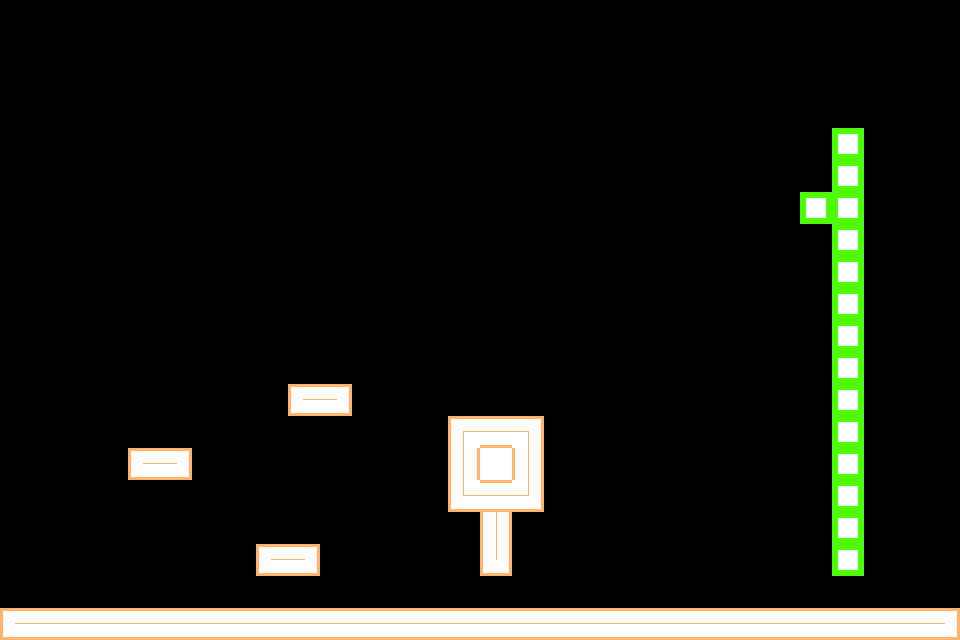

This game map was drawn from its Tiled (.tmx) file and the tilesets committed beside it. A one-line description and the full map source follow:
An orthogonal 30x20 tile map with 32x32 px tiles, 3 tile layers (bg, mrrp, deco), 4 tilesets and 4 objects (2x Box, player, player_2).

<map version="1.10" tiledversion="1.11.2" orientation="orthogonal" renderorder="right-down" width="30" height="20" tilewidth="32" tileheight="32" infinite="0" nextlayerid="6" nextobjectid="76">
 <tileset firstgid="1" source="test.tsx" />
 <tileset firstgid="26" source="testplayer.tsx" />
 <tileset firstgid="51" source="orange.tsx" />
 <tileset firstgid="67" source="box.tsx" />
 <layer id="4" name="bg" class="s" width="30" height="20">
  <data encoding="csv">
0,0,0,0,0,0,0,0,0,0,0,0,0,0,0,0,0,0,0,0,0,0,0,0,0,0,0,0,0,0,
0,0,0,0,0,0,0,0,0,0,0,0,0,0,0,0,0,0,0,0,0,0,0,0,0,0,0,0,0,0,
0,0,0,0,0,0,0,0,0,0,0,0,0,0,0,0,0,0,0,0,0,0,0,0,0,0,0,0,0,0,
0,0,0,0,0,0,0,0,0,0,0,0,0,0,0,0,0,0,0,0,0,0,0,0,0,0,0,0,0,0,
0,0,0,0,0,0,0,0,0,0,0,0,0,0,0,0,0,0,0,0,0,0,0,0,0,0,0,0,0,0,
0,0,0,0,0,0,0,0,0,0,0,0,0,0,0,0,0,0,0,0,0,0,0,0,0,0,0,0,0,0,
0,0,0,0,0,0,0,0,0,0,0,0,0,0,0,0,0,0,0,0,0,0,0,0,0,0,0,0,0,0,
0,0,0,0,0,0,0,0,0,0,0,0,0,0,0,0,0,0,0,0,0,0,0,0,0,0,0,0,0,0,
0,0,0,0,0,0,0,0,0,0,0,0,0,0,0,0,0,0,0,0,0,0,0,0,0,0,0,0,0,0,
0,0,0,0,0,0,0,0,0,0,0,0,0,0,0,0,0,0,0,0,0,0,0,0,0,0,0,0,0,0,
0,0,0,0,0,0,0,0,0,0,0,0,0,0,0,0,0,0,0,0,0,0,0,0,0,0,0,0,0,0,
0,0,0,0,0,0,0,0,0,0,0,0,0,0,0,0,0,0,0,0,0,0,0,0,0,0,0,0,0,0,
0,0,0,0,0,0,0,0,0,0,0,0,0,0,0,0,0,0,0,0,0,0,0,0,0,0,0,0,0,0,
0,0,0,0,0,0,0,0,0,0,0,0,0,0,0,0,0,0,0,0,0,0,0,0,0,0,0,0,0,0,
0,0,0,0,0,0,0,0,0,0,0,0,0,0,0,0,0,0,0,0,0,0,0,0,0,0,0,0,0,0,
0,0,0,0,0,0,0,0,0,0,0,0,0,0,0,0,0,0,0,0,0,0,0,0,0,0,0,0,0,0,
0,0,0,0,0,0,0,0,0,0,0,0,0,0,0,0,0,0,0,0,0,0,0,0,0,0,0,0,0,0,
0,0,0,0,0,0,0,0,0,0,0,0,0,0,0,0,0,0,0,0,0,0,0,0,0,0,0,0,0,0,
0,0,0,0,0,0,0,0,0,0,0,0,0,0,0,0,0,0,0,0,0,0,0,0,0,0,0,0,0,0,
0,0,0,0,0,0,0,0,0,0,0,0,0,0,0,0,0,0,0,0,0,0,0,0,0,0,0,0,0,0
</data>
 </layer>
 <layer id="1" name="mrrp" class="level" width="30" height="20">
  <data encoding="csv">
0,0,0,0,0,0,0,0,0,0,0,0,0,0,0,0,0,0,0,0,0,0,0,0,0,0,0,0,0,0,
0,0,0,0,0,0,0,0,0,0,0,0,0,0,0,0,0,0,0,0,0,0,0,0,0,0,0,0,0,0,
0,0,0,0,0,0,0,0,0,0,0,0,0,0,0,0,0,0,0,0,0,0,0,0,0,0,0,0,0,0,
0,0,0,0,0,0,0,0,0,0,0,0,0,0,0,0,0,0,0,0,0,0,0,0,0,0,0,0,0,0,
0,0,0,0,0,0,0,0,0,0,0,0,0,0,0,0,0,0,0,0,0,0,0,0,0,0,2,0,0,0,
0,0,0,0,0,0,0,0,0,0,0,0,0,0,0,0,0,0,0,0,0,0,0,0,0,0,2,0,0,0,
0,0,0,0,0,0,0,0,0,0,0,0,0,0,0,0,0,0,0,0,0,0,0,0,0,2,2,0,0,0,
0,0,0,0,0,0,0,0,0,0,0,0,0,0,0,0,0,0,0,0,0,0,0,0,0,0,2,0,0,0,
0,0,0,0,0,0,0,0,0,0,0,0,0,0,0,0,0,0,0,0,0,0,0,0,0,0,2,0,0,0,
0,0,0,0,0,0,0,0,0,0,0,0,0,0,0,0,0,0,0,0,0,0,0,0,0,0,2,0,0,0,
0,0,0,0,0,0,0,0,0,0,0,0,0,0,0,0,0,0,0,0,0,0,0,0,0,0,2,0,0,0,
0,0,0,0,0,0,0,0,0,0,0,0,0,0,0,0,0,0,0,0,0,0,0,0,0,0,2,0,0,0,
0,0,0,0,0,0,0,0,0,51,52,0,0,0,0,0,0,0,0,0,0,0,0,0,0,0,2,0,0,0,
0,0,0,0,0,0,0,0,0,0,0,0,0,0,57,55,58,0,0,0,0,0,0,0,0,0,2,0,0,0,
0,0,0,0,51,52,0,0,0,0,0,0,0,0,2147483704,66,56,0,0,0,0,0,0,0,0,0,2,0,0,0,
0,0,0,0,0,0,0,0,0,0,0,0,0,0,61,55,62,0,0,0,0,0,0,0,0,0,2,0,0,0,
0,0,0,0,0,0,0,0,0,0,0,0,0,0,0,56,0,0,0,0,0,0,0,0,0,0,2,0,0,0,
0,0,0,0,0,0,0,0,51,52,0,0,0,0,0,2147483701,0,0,0,0,0,0,0,0,0,0,2,0,0,0,
0,0,0,0,0,0,0,0,0,0,0,0,0,0,0,0,0,0,0,0,0,0,0,0,0,0,0,0,0,0,
51,55,55,55,55,55,55,55,55,55,55,55,55,55,55,55,55,55,55,55,55,55,55,55,55,55,55,55,55,52
</data>
 </layer>
 <layer id="3" name="deco" class="decoration" width="30" height="20">
  <data encoding="csv">
0,0,0,0,0,0,0,0,0,0,0,0,0,0,0,0,0,0,0,0,0,0,0,0,0,0,0,0,0,0,
0,0,0,0,0,0,0,0,0,0,0,0,0,0,0,0,0,0,0,0,0,0,0,0,0,0,0,0,0,0,
0,0,0,0,0,0,0,0,0,0,0,0,0,0,0,0,0,0,0,0,0,0,0,0,0,0,0,0,0,0,
0,0,0,0,0,0,0,0,0,0,0,0,0,0,0,0,0,0,0,0,0,0,0,0,0,0,0,0,0,0,
0,0,0,0,0,0,0,0,0,0,0,0,0,0,0,0,0,0,0,0,0,0,0,0,0,0,0,0,0,0,
0,0,0,0,0,0,0,0,0,0,0,0,0,0,0,0,0,0,0,0,0,0,0,0,0,0,0,0,0,0,
0,0,0,0,0,0,0,0,0,0,0,0,0,0,0,0,0,0,0,0,0,0,0,0,0,0,0,0,0,0,
0,0,0,0,0,0,0,0,0,0,0,0,0,0,0,0,0,0,0,0,0,0,0,0,0,0,0,0,0,0,
0,0,0,0,0,0,0,0,0,0,0,0,0,0,0,0,0,0,0,0,0,0,0,0,0,0,0,0,0,0,
0,0,0,0,0,0,0,0,0,0,0,0,0,0,0,0,0,0,0,0,0,0,0,0,0,0,0,0,0,0,
0,0,0,0,0,0,0,0,0,0,0,0,0,0,0,0,0,0,0,0,0,0,0,0,0,0,0,0,0,0,
0,0,0,0,0,0,0,0,0,0,0,0,0,0,0,0,0,0,0,0,0,0,0,0,0,0,0,0,0,0,
0,0,0,0,0,0,0,0,0,0,0,0,0,0,0,0,0,0,0,0,0,0,0,0,0,0,0,0,0,0,
0,0,0,0,0,0,0,0,0,0,0,0,0,0,0,0,0,0,0,0,0,0,0,0,0,0,0,0,0,0,
0,0,0,0,0,0,0,0,0,0,0,0,0,0,0,0,0,0,0,0,0,0,0,0,0,0,0,0,0,0,
0,0,0,0,0,0,0,0,0,0,0,0,0,0,0,0,0,0,0,0,0,0,0,0,0,0,0,0,0,0,
0,0,0,0,0,0,0,0,0,0,0,0,0,0,0,0,0,0,0,0,0,0,0,0,0,0,0,0,0,0,
0,0,0,0,0,0,0,0,0,0,0,0,0,0,0,0,0,0,0,0,0,0,0,0,0,0,0,0,0,0,
0,0,0,0,0,0,0,0,0,0,0,0,0,0,0,0,0,0,0,0,0,0,0,0,0,0,0,0,0,0,
0,0,0,0,0,0,0,0,0,0,0,0,0,0,0,0,0,0,0,0,0,0,0,0,0,0,0,0,0,0
</data>
 </layer>
 <objectgroup id="2" name="players" class="positions">
  <object id="17" name="player" x="84" y="543">
   <point />
  </object>
  <object id="23" name="player_2" x="190" y="544">
   <point />
  </object>
 </objectgroup>
 <objectgroup id="5" name="whee" class="physics_objects">
  <object id="36" name="no sex" type="Box" gid="67" x="702" y="149" width="32" height="32" />
  <object id="37" name="no sex" type="Box" gid="67" x="157" y="410" width="32" height="32" />
 </objectgroup>
</map>
